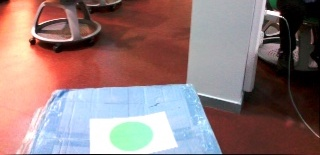
#> input picture image_data-cropped.jpg, 320 x 155 px
$ python sliders.py
#> lines starting #> are read from the running program, lines starting #| are printed output that depends on the picture; after the words box and inside, x2 and y2 are one past the last pixel; in counts of white or black regions, pixels touching at a corner belong together
#> further down, img is the input picture: shape (155, 320, 3); mean B, G, R 121.5, 122, 146.5
#> `img_hsv = cv2.cvtColor(img, cv2.COLOR_BGR2HSV)`: img_hsv: shape (155, 320, 3); mean H, S, V 51.6, 100.9, 160.7
import cv2
import numpy as np

# path to image
image_path = "image_data-cropped.jpg"
# resize if image is larger than 800x600
resize = True

def createGUI():
    '''Function that creates the trackbar interface'''
    global screen, buttons
    cv2.createTrackbar("Low Hue", screen, 0,179,lambda x: updateValues(x, 0,0))
#> slider 'Low Hue' is set to 35
    cv2.createTrackbar("High Hue", screen, 179,179,lambda x: updateValues(x,1, 0))
    cv2.createTrackbar("Low Sat", screen, 0,255,lambda x: updateValues(x, 0,1))
#> slider 'Low Sat' is set to 51
    cv2.createTrackbar("High Sat", screen, 255,255,lambda x: updateValues(x, 1,1))
    cv2.createTrackbar("Low Val", screen, 0,255,lambda x: updateValues(x, 0,2))
#> slider 'Low Val' is set to 51
    cv2.createTrackbar("High Val", screen, 255,255,lambda x: updateValues(x, 1,2))
    cv2.createTrackbar("Invert", screen, 0,1, doInvert)
#> slider 'Invert' is set to 1

def doInvert(val):
    '''Function that alters mask inversion'''
    global invert
    if val == 1:
        invert = True
    else:
        invert = False
    updateImg()

def updateValues(val, colrange, param):
    '''Function that updates the value ranges as set by the trackbars '''
    global col
    col[colrange][param] = val
    updateImg()

def updateImg():
    '''Displays image, masked with updated values'''
    mask = cv2.inRange(img_hsv, tuple(col[0]),tuple(col[1]))
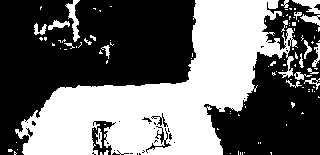
#> mask: shape (155, 320); 42.4% white; 106 white regions (85 under 20 px), largest, box (x1, y1, x2, y2) and area: (15, 0, 298, 155) 19285, (65, 0, 80, 42) 242, (292, 0, 320, 14) 195
    if invert:
        mask = cv2.bitwise_not(mask)
    res = cv2.bitwise_and(img,img,mask=mask)
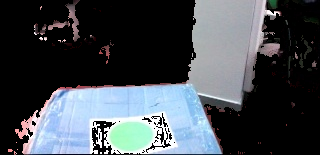
#> res: shape (155, 320, 3); mean B, G, R 80.7, 74.8, 68.8
    cv2.imshow('Image', res)


### initial setup:
invert = False
screen = "Control"
cv2.namedWindow(screen, cv2.WINDOW_AUTOSIZE)
img = cv2.imread(image_path)
img_hsv = cv2.cvtColor(img, cv2.COLOR_BGR2HSV)
cv2.imshow('Image', img)
createGUI()
col = [[0,0,0],[179,255,255]]

cv2.waitKey(0)
#> in updateImg (call 3), `mask = cv2.inRange(img_hsv, tuple(col[0]),tuple(col[1]))`:
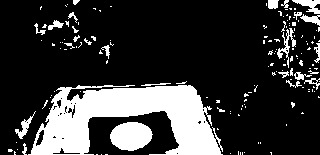
#> mask: shape (155, 320); 21.5% white; 152 white regions (125 under 20 px), largest, box (x1, y1, x2, y2) and area: (28, 85, 223, 155) 7639, (110, 122, 153, 151) 945, (277, 28, 296, 68) 207
#> in updateImg (call 3), `res = cv2.bitwise_and(img,img,mask=mask)`:
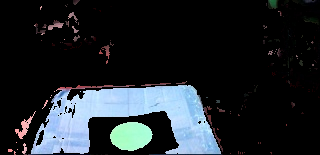
#> res: shape (155, 320, 3); mean B, G, R 42.5, 37.8, 32.1
cv2.destroyAllWindows()
